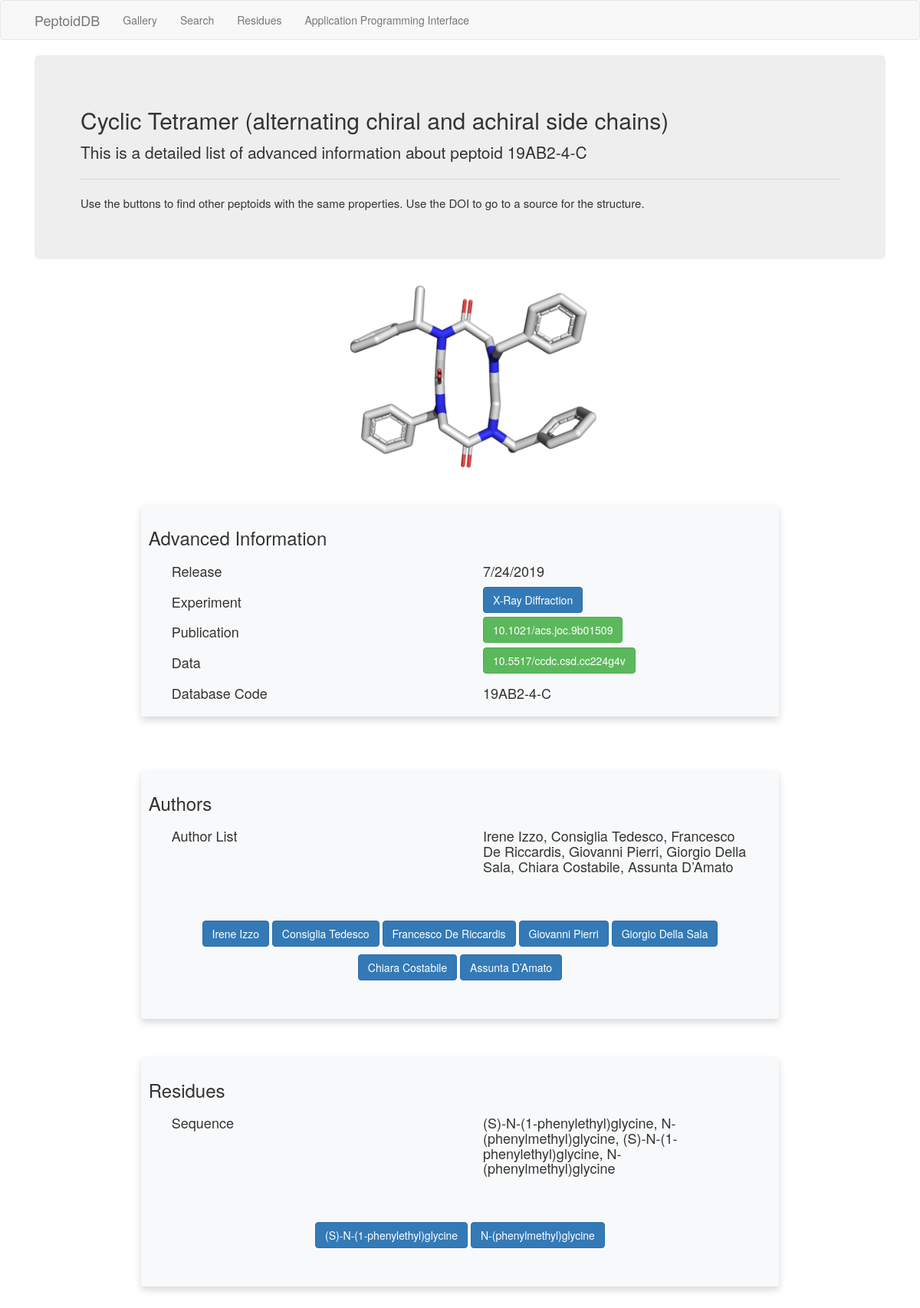
/peptoid/19AB2-4-C, run on the app's committed database.
### app/models.py (models this page shows, shortened)
class Peptoid(db.Model):
    code = db.Column(db.String(16), primary_key=True)
    title = db.Column(db.Text, index=True, unique=False)
    release = db.Column(db.DateTime, index=True, unique=False)
    experiment = db.Column(db.Text, index=True, unique=False)
    pub_doi = db.Column(db.String(32), index=True, unique=False)
    struct_doi = db.Column(db.String(32), index=True, unique=False)
    topology = db.Column(db.String(1), index=True, unique=False)
    sequence = db.Column(db.String(1024), index=True, unique=False)
    peptoid_author = db.relationship('Author', secondary=peptoid_author, lazy='dynamic',
                                     backref=db.backref('peptoids', order_by='Peptoid.release.desc()'))
    peptoid_residue = db.relationship('Residue', secondary=peptoid_residue, lazy='dynamic',
                                      backref=db.backref('peptoids', order_by='Peptoid.release.desc()'))

class Author(db.Model):
    id = db.Column(db.Integer, primary_key=True)
    first_name = db.Column(db.Text, index=True, unique=False)
    last_name = db.Column(db.Text, index=True, unique=False)

class Residue(db.Model):
    id = db.Column(db.Integer, primary_key=True)
    long_name = db.Column(db.Text, index=True, unique=False)
    short_name = db.Column(db.Text, index=True, unique=False)
    pep_type = db.Column(db.Text, index=True, unique=False)
    monomer_structure = db.Column(db.Text, index=True, unique=False)
    SMILES = db.Column(db.Text, index=True, unique=False)

### app/routes/routes.py (the view, shortened to what this page needs)
@bp.route('/peptoid/<code>')
def peptoid(code):
    peptoid = Peptoid.query.filter_by(code=code).first_or_404()
    title = peptoid.title
    code = peptoid.code
    release = str(peptoid.release.month) + "/" + \
        str(peptoid.release.day) + "/" + str(peptoid.release.year)
    experiment = peptoid.experiment
    authors = []
    residues = []
    for author in peptoid.peptoid_author:
        authors.append(author)
    for residue in peptoid.peptoid_residue:
        residues.append(residue)
    sequence = peptoid.sequence
    author_list = ", ".join(
        [a.first_name + " " + a.last_name for a in authors])
    if experiment == 'X-Ray Diffraction':
        data = peptoid.struct_doi
        publication = peptoid.pub_doi
        return render_template('peptoid.html',
                               peptoid=peptoid,
                               title=title,
                               code=code,
                               release=release,
                               experiment=experiment,
                               data=data,
                               publication=publication,
                               authors=authors,
                               residues=residues,
                               sequence=sequence,
                               author_list=author_list
                               )

### app/templates/peptoid.html
{% extends "base.html" %}
{% block styles %}
{{super()}}
<link rel="stylesheet" href="{{url_for('static', filename='bootstrap-grid.css')}}">
{% endblock %}
{% block app_content %}
<div class="jumbotron" style="margin-bottom:0;">
    <h2 class="display-4">{{ title }}</h2>
    <p>This is a detailed list of advanced information about peptoid {{ code }}</p>
    <hr class="my-4">
    <p style="font-size: 1.5rem; font-weight: 300;">Use the buttons to find other peptoids with the same properties. Use
        the DOI to go to a source for the structure.</p>
</div>
<br>
<div class=container>
    <img src="{{url_for('static', filename='peptoids/'+code[:5]+'.png')}}" class='img-responsive'
        style="margin: auto; height:35%">
</div>
<br>
<div class="card" style='width: 75%;
    margin-right: auto;
    margin-left: auto;
    box-shadow: 0 0.5rem 1rem rgba(0, 0, 0, 0.15) !important;
    padding: 1rem !important; margin-bottom: 3rem !important;
    background-color: #f8f9fa !important;
    border-radius: 0.25rem !important;'>
    <div class="card-body">
        <h3>Advanced Information</h3>
        <div class="container">
            <div class="row">
                <div class="col-sm">
                    <div class="col text-left">
                        <h4>Release</h4>
                    </div>
                </div>
                <div class="col-sm">
                    <div class="col text-left">
                        <h4>{{ release }}</h4>
                    </div>
                </div>
            </div>
            <div class="row">
                <div class="col-sm">
                    <div class="col text-left">
                        <h4>Experiment</h4>
                    </div>
                </div>
                <div class="col-sm">
                    <div class="col text-left">
                        <a class="btn btn-primary" href={{ url_for('routes.experiment',var=peptoid.experiment) }}>{{
                            experiment }}</a>
                    </div>
                </div>
            </div>
            <div class="row">
                <div class="col-sm">
                    <div class="col text-left">
                        <h4>Publication</h4>
                    </div>
                </div>
                <div class="col-sm">
                    <div class="col text-left">
                        <a target='_blank' class="btn btn-success"
                            href={{"https://doi.org/{doi}".format(doi=publication)}}>{{publication}}</a>
                    </div>
                </div>
            </div>
            {% if data != '' %}
            <div class="row">
                <div class="col-sm">
                    <div class="col text-left">
                        <h4>Data</h4>
                    </div>
                </div>
                <div class="col-sm">
                    <div class="col text-left">
                        <a target='_blank' class="btn btn-success"
                            href={{"https://doi.org/{doi}".format(doi=data)}}>{{data}}</a>
                    </div>
                </div>
            </div>
            {% endif %}
            <div class="row">
                <div class="col-sm">
                    <div class="col text-left">
                        <h4>Database Code</h4>
                    </div>
                </div>
                <div class="col-sm">
                    <div class="col text-left">
                        <h4>{{ code }}</h4>
                    </div>
                </div>
            </div>
        </div>
    </div>
</div>
<br>
<br>
<div class="card" style = 'width: 75%;
margin-right: auto;
margin-left: auto;
box-shadow: 0 0.5rem 1rem rgba(0, 0, 0, 0.15) !important;
padding: 1rem !important; margin-bottom: 3rem !important;
background-color: #f8f9fa !important;
border-radius: 0.25rem !important;'>
    <div class="card-body">
        <h3>Authors</h3>
        <div class="container">
            <div class="row">
                <div class="col-sm">
                    <div class="col text-left">
                        <h4>Author List</h4>
                    </div>
                </div>
                <div class="col-sm">
                    <div class="col text-left">
                        <h4>{{ author_list }}</h4>
                    </div>
                </div>
            </div>
        </div>
    <br>
    <br>
    <div class = 'container'>
        <div class = 'row'>
            <div class = "col-sm">
                <div class = "col text-center">
                {% for auth in authors %}
                <a class="btn btn-primary" href = {{ url_for('routes.author',var = auth.last_name)}} style = "margin-top:10px;">{{ auth.first_name }} {{ auth.last_name }}</a>
                {% endfor %}
                </div>
            </div>
        </div>
        <br>
        <br>
    </div>
    </div>
</div>
<br>
        <div class="card" style='width: 75%;
    margin-right: auto;
    margin-left: auto;
    box-shadow: 0 0.5rem 1rem rgba(0, 0, 0, 0.15) !important;
    padding: 1rem !important; margin-bottom: 3rem !important;
    background-color: #f8f9fa !important;
    border-radius: 0.25rem !important;'>
            <div class="card-body">
                <h3>Residues</h3>
                <div class="container">
                    <div class="row">
                        <div class="col-sm">
                            <div class="col text-left">
                                <h4>Sequence</h4>
                            </div>
                        </div>
                        <div class="col-sm">
                            <div class="col text-left">
                                <h4>{{ sequence }}</h4>
                            </div>
                        </div>
                    </div>
                </div>
                <br>
                <br>
                <div class='container'>
                    <div class='row'>
                        <div class="col-sm">
                            <div class="col text-center">
                                {% for res in residues %}
                                <span class="residue_popout">
                                    <a class="btn btn-primary" href='{{ url_for('routes.residues')
                                        }}#{{res.long_name}}' style="margin-top:10px;">{{ res.long_name }}</a>
                                </span>
                                {% endfor %}
                            </div>
                        </div>
                    </div>
                    <br>
                    <br>
                </div>
            </div>
        </div>
        <br>
        <br>
        {% endblock %}

### data on the page
Peptoid: title "Cyclic Tetramer (alternating chiral and achiral side chains)", code "19AB2-4-C", experiment "X-Ray Diffraction", pub_doi "10.1021/acs.joc.9b01509", struct_doi "10.5517/ccdc.csd.cc224g4v", sequence "(S)-N-(1-phenylethyl)glycine, N-(phenylmethyl)glycine, (S)-N-(1-phenylethyl)glycine, N-(phenylmethyl)glycine"
Author: first_name "Irene", last_name "Izzo"
Author: first_name "Consiglia", last_name "Tedesco"
Author: first_name "Francesco", last_name "De Riccardis"
Author: first_name "Giovanni", last_name "Pierri"
Author: first_name "Giorgio", last_name "Della Sala"
Author: first_name "Chiara", last_name "Costabile"
Author: first_name "Assunta", last_name "D’Amato"
Residue: long_name "(S)-N-(1-phenylethyl)glycine"
Residue: long_name "N-(phenylmethyl)glycine"

### other printed values
{{ release }} "7/24/2019"
{{ author_list }} "Irene Izzo, Consiglia Tedesco, Francesco De Riccardis, Giovanni Pierri, Giorgio Della Sala, Chiara Costabile, Assunta D’Amato"
